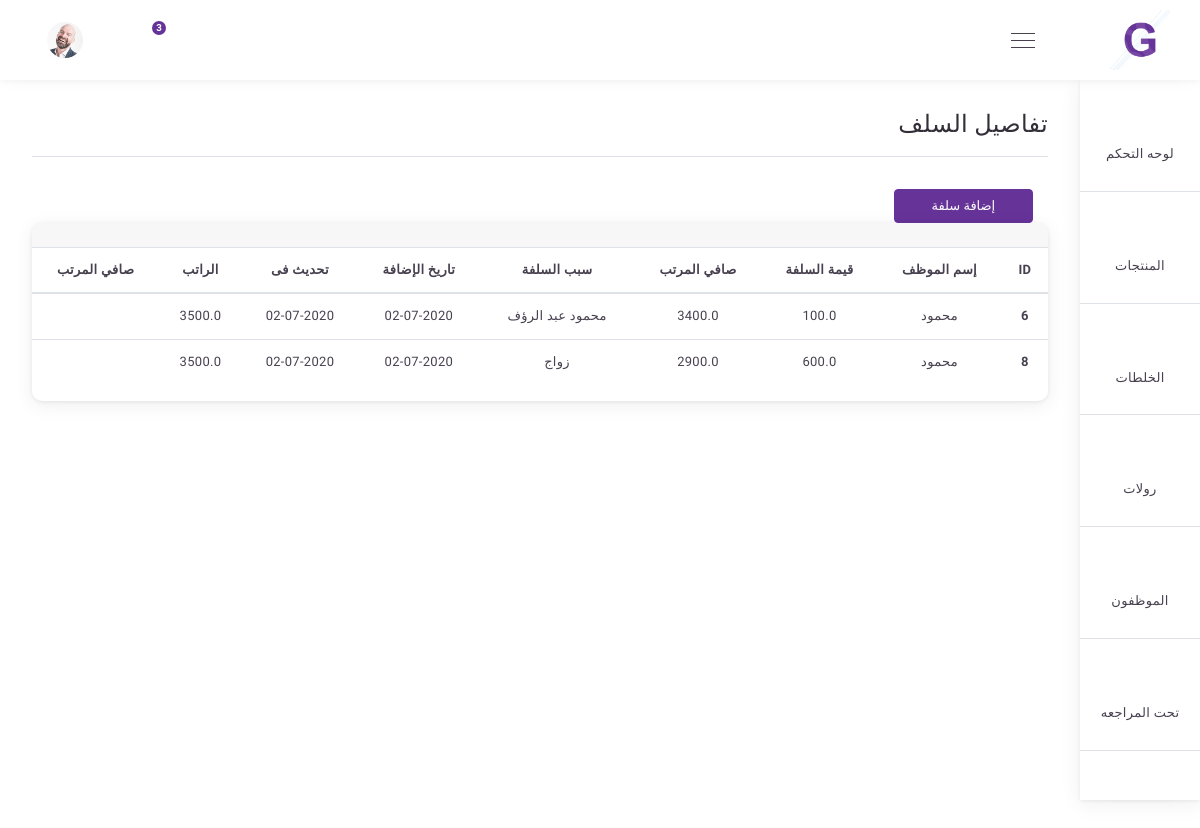
Screenshot of /expenses/amount_received/1/ with the database file from the repository.
### expenses/models.py (models this page shows, shortened)
class Amount_Received(models.Model):
    workers                          = models.ForeignKey("Workers", verbose_name=_("العامل"), on_delete=models.CASCADE)
    amount_received           = models.FloatField(_("قيمة السلفة"))
    remaining_amount        = models.FloatField(_("صافي المرتب "), blank=True, null=True)
    description                     = models.TextField(_("سبب السلفة"))
    create_at                        = models.DateTimeField(_("تاريخ الإضافة"), default = timezone.now)
    update_by                       = models.DateTimeField(_("تم التحديث :"),auto_now_add=True, blank=True, null=True)
    class Meta:
        verbose_name             = _("Rmount_Received")
        verbose_name_plural = _("Rmount_Receiveds")

class Workers(models.Model):
    TYPE_OF_PERSON = {
        ('صنايعي' , "صنايعي" ),
        ('عامل' , "عامل" ),
        ('إداري' , "إدارى" ),
        ('محاسب' , "محاسب" ),
        ('سواق' , "سواق" ),
    }
    name                               = models.CharField(_("إسم العامل"),max_length=150)
    type_of_person              = models.CharField(_("نوع العامل"), max_length=50 ,choices=TYPE_OF_PERSON, default='عامل' )
    description                     = models.TextField(_("وصف العامل"))
    create_at                        = models.DateTimeField(_("تاريخ الإضافة"), default = timezone.now)
    update_by                       = models.DateTimeField(_("تم التحديث :"),auto_now_add=True, blank=True, null=True)
    price                                = models.FloatField(_("راتب العامل "))
    class Meta:
        verbose_name = _("Workers")
        verbose_name_plural = _("Workerss")

### expenses/views.py (the view)
# urls.py: path('amount_received/<int:pk>/' , views.Amount_Received_list, name= 'amount_received_list'),
def Amount_Received_list(request, pk):
    amount_received = Amount_Received.objects.filter(workers = pk)
    return render(request ,'amount_received/Amount_Received_list.html', {
        'amount_received' : amount_received ,
        'title' : 'قائمة الموظفون'
    })

### expenses/templates/amount_received/Amount_Received_list.html (shortened to what this page needs)
{% extends 'base.html' %}
{% load static %}
{% block 'body' %}
<div class="main-content-wrap sidenav-open d-flex flex-column">
<div class="main-content">
<div class="breadcrumb">
    <h1 class="mr-2">تفاصيل السلف</h1>
</div>
<div class="separator-breadcrumb border-top"></div>
    <div class="col-md-2 mt-3 mt-md-0">
        <a href="{% url 'expenses:add_amount_received' %}"><button  class="btn btn-primary btn-block">إضافة سلفة</button></a>
    </div>
<div class="row">
    <div class="col-lg-12 col-md-12">
        <div class="row">
            <div class="col-md-12">
                <div class="card o-hidden mb-4">
                    <div class="card-header d-flex align-items-center border-0">
                    </div>
                    <div>
                        <div class="table-responsive">
                            <table class="table text-center" id="user_table">
                                <thead>
                                    <tr>
                                        <th scope="col">ID</th>
                                        <th scope="col">إسم الموظف </th>
                                        <th scope="col">قيمة السلفة</th>
                                        <th scope="col">صافي المرتب</th>
                                        <th scope="col">سبب السلفة</th>
                                        <th scope="col">تاريخ الإضافة</th>
                                        <th scope="col">تحديث فى </th>
                                        <th scope="col">الراتب </th>
                                        <th scope="col">صافي المرتب </th>
                                    </tr>
                                </thead>
                                <tbody>
                                    {% for amount in amount_received %}
                                    <tr>
                                        <th scope="row">{{amount.id}}</th>
                                        <td>{{amount.workers.name}}</td>
                                        <td>{{amount.amount_received}}</td>
                                        <td>{{amount.remaining_amount}}</td>
                                        <td>{{amount.description}}</td>
                                        <td>{{amount.create_at|date:'d-m-Y'}}</td>
                                        <td>{{amount.update_by|date:'d-m-Y'}}</td>
                                        <td>{{amount.workers.price}}</td>
                                        <td></td>
                                    </tr>
                                    {% endfor %}
                                </tbody>
                            </table>
                        </div>
                    </div>
                </div>
            </div>
        </div>
    </div>
</div>
</div>
</div>
{% endblock %}

### rows the page displays
Amount_Received: id "6", workers.name "محمود", amount_received "100.0", remaining_amount "3400.0", description "محمود عبد الرؤف", create_at "02-07-2020", update_by "02-07-2020", workers.price "3500.0"
Amount_Received: id "8", workers.name "محمود", amount_received "600.0", remaining_amount "2900.0", description "زواج", create_at "02-07-2020", update_by "02-07-2020", workers.price "3500.0"
